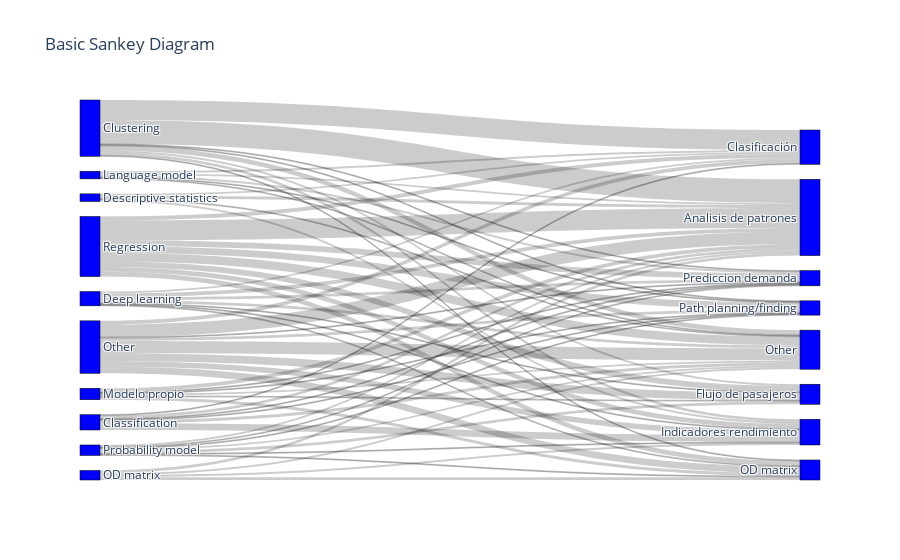

Here is the notebook cell this chart was saved with:
### Code cell
aggregated_table = (
    data[columns]
    .groupby(["Model", "Model type", "Analysis type"])[["ID"]]
    .nunique()
    .groupby(["Model type", "Analysis type"])[["ID"]]
    .sum()
    .sort_values(by="ID")
).reset_index()

label1 = sorted(list(sets_dict["Model type"]))
label1.append("Other")
label2 = sorted(set(data["Analysis type"].tolist()))

source = []
target = []
value = []


for row in aggregated_table.iterrows():
    source.append(label1.index(row[1]["Model type"]))
    target.append(label2.index(row[1]["Analysis type"]) + len(label1))
    value.append(row[1]["ID"])

fig = go.Figure(
    data=[
        go.Sankey(
            node=dict(
                pad=15,
                thickness=20,
                line=dict(color="black", width=0.5),
                label=label1 + label2,
                color="blue",
            ),
            link=dict(
                source=source,  # indices correspond to labels, eg A1, A2, A1, B1, ...
                target=target,
                value=value,
            ),
        )
    ]
)

fig.update_layout(title_text="Basic Sankey Diagram")
fig.write_image("img/models_sankey.svg")
fig.show()

### Figure 1 — Plotly figure (JSON) as saved in the notebook; plotly's stock layout.template omitted (floating-point values rounded to 4 significant figures)
{"data": [{"link": {"source": [19, 17, 17, 6, 33, 5, 19, 5, 4, 4, 5, 19, 24, 24, 2, 2, 2, 24, 4, 24, 19, 21, 17, 17, 17, 6, 21, 24, 5, 24, 4, 6, 33, 21, 21, 24, 2, 6, 2, 5, 5, 19, 4, 19, 33, 26, 5, 4, 26, 26, 26, 26, 33, 2, 33, 26, 33, 26, 33, 33, 26, 4, 4], "target": [36, 40, 39, 39, 41, 38, 40, 36, 41, 40, 37, 41, 37, 38, 35, 41, 40, 41, 38, 40, 39, 37, 41, 35, 34, 37, 39, 39, 35, 34, 36, 35, 40, 38, 34, 36, 34, 34, 39, 41, 39, 38, 37, 34, 35, 35, 34, 39, 38, 37, 36, 41, 37, 37, 38, 40, 36, 39, 39, 34, 34, 35, 34], "value": [1, 1, 1, 1, 1, 1, 1, 1, 1, 1, 1, 1, 1, 1, 1, 1, 1, 1, 1, 1, 2, 2, 2, 2, 2, 2, 2, 2, 2, 2, 2, 2, 3, 3, 3, 3, 3, 3, 3, 3, 3, 3, 3, 4, 4, 4, 4, 5, 5, 5, 6, 6, 6, 7, 7, 7, 8, 9, 13, 13, 21, 21, 25]}, "node": {"color": "blue", "label": ["Algebraic model", "Anomaly detection", "Classification", "Classifictaion", "Clustering", "Deep learning", "Descriptive statistics", "Dimensionality reduction", "Economical model", "Error correction model", "Feature selection", "Forecasting", "Game theory", "Genetic algorithm", "Genetic algorithms", "Graph model", "Gravity-based model", "Language model", "Modelo Propio", "Modelo propio", "Neural networks", "OD matrix", "Optimization", "Panel analysis", "Probability model", "Ranking algorithm", "Regression", "Stochastic mode", "Stochastic model", "Time series analysis", "Trip chaining model", "Trip destinaton model", "Trip-chaining model", "Other", "Analisis de patrones", "Clasificación", "Flujo de pasajeros", "Indicadores rendimiento", "OD matrix", "Other", "Path planning/finding", "Prediccion demanda"], "line": {"color": "black", "width": 0.5}, "pad": 15, "thickness": 20}, "type": "sankey"}], "layout": {"title": {"text": "Basic Sankey Diagram"}}}
